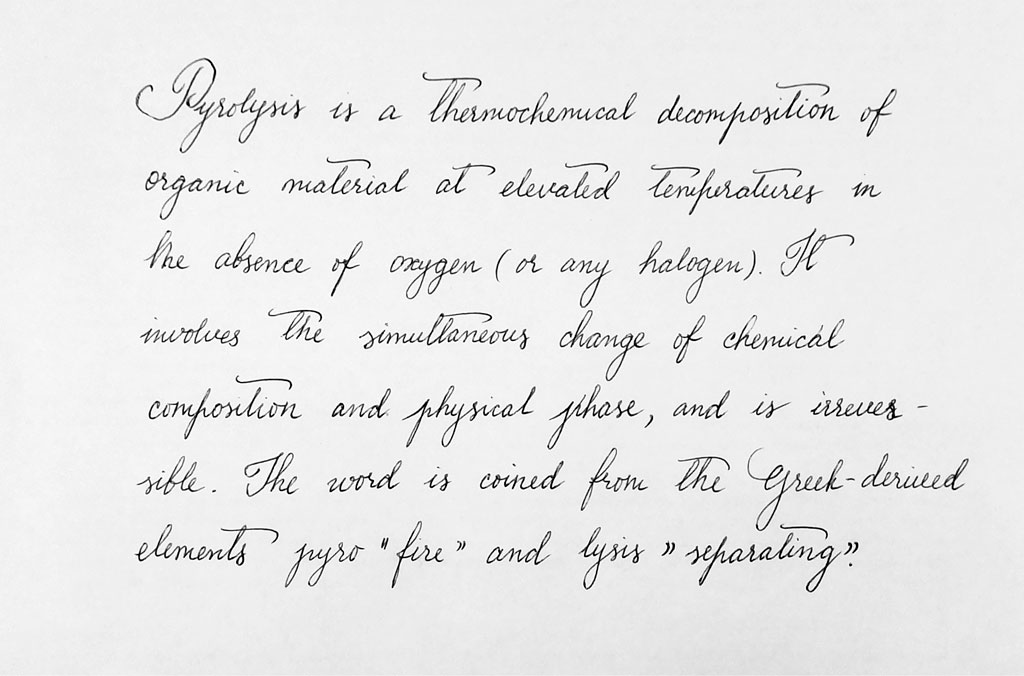
#> input picture Test Images/Img (1).jpg, 1024 x 676 px, given in place of a01-007.png, which was not available
$ jupyter execute --allow-errors Output.ipynb   (shell and % lines are left out)
#> lines starting #> are read from the running program, lines starting #| are printed output that depends on the picture; after the words box and inside, x2 and y2 are one past the last pixel; in counts of white or black regions, pixels touching at a corner belong together; long printed decimals are rounded; pictures that were not available may be replaced by others from this repository, and a replacement may not be noted
#> in start, img is the input picture: shape (676, 1024, 3); min 0, max 255, mean 232.4
### extractor.py
import cv2
import numpy as np
import math

# Features to be extracted
BASELINE_ANGLE = 0.0
TOP_MARGIN = 0.0
LETTER_SIZE = 0.0
LINE_SPACING = 0.0
WORD_SPACING = 0.0
PEN_PRESSURE = 0.0
SLANT_ANGLE = 0.0

# Function for bilateral filtering.
def bilateralFilter(image, d):
#> called with d = 3
    image = cv2.bilateralFilter(image,d, 50, 50)
    return image

# Function for median filtering.
def medianFliter(image, d):
    image = cv2.medianBlur(image, d)
    return image

# Function for Inverted binary threshold.
def threshold(image, d):
#> called with d = 120
    image = cv2.cvtColor(image, cv2.COLOR_BGR2GRAY)
#> image: shape (676, 1024)
    ret, image = cv2.threshold(image, d, 255, cv2.THRESH_BINARY_INV)
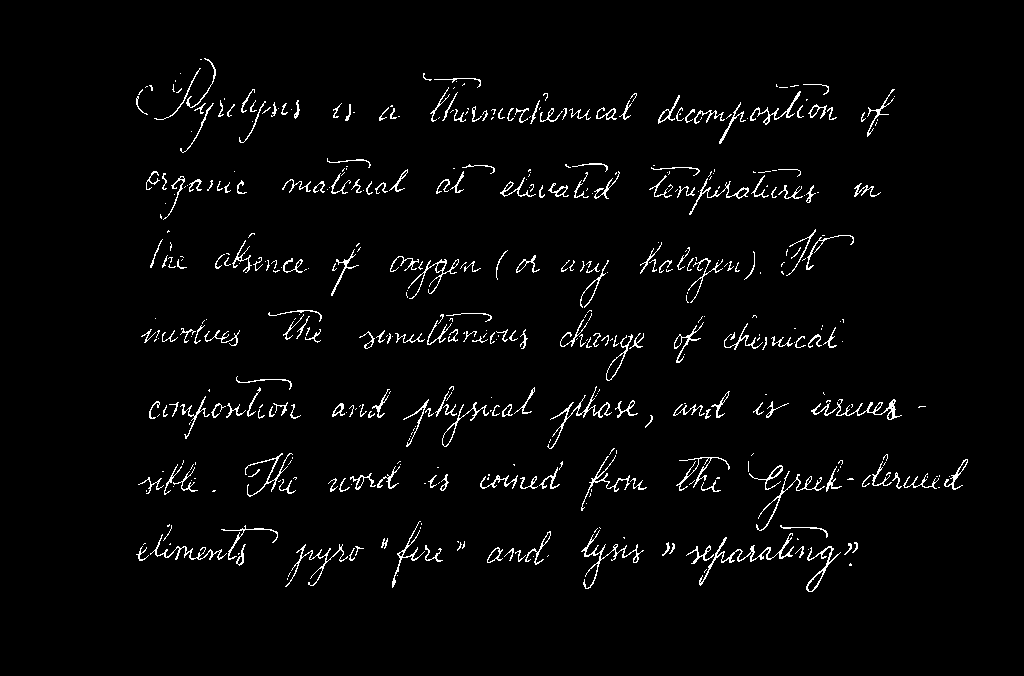
#> image: shape (676, 1024); 2.8% white in thin lines or dots, all inside (x1, y1, x2, y2) = (136, 58, 968, 592)
#> ret = 120
    return image

# Function for dilation of objects in the image.
def dilate(image, Ksize):
#> called with Ksize = (5, 100)
    kernel = np.ones(Ksize, np.uint8)
    image = cv2.dilate(image, kernel, iterations = 1)
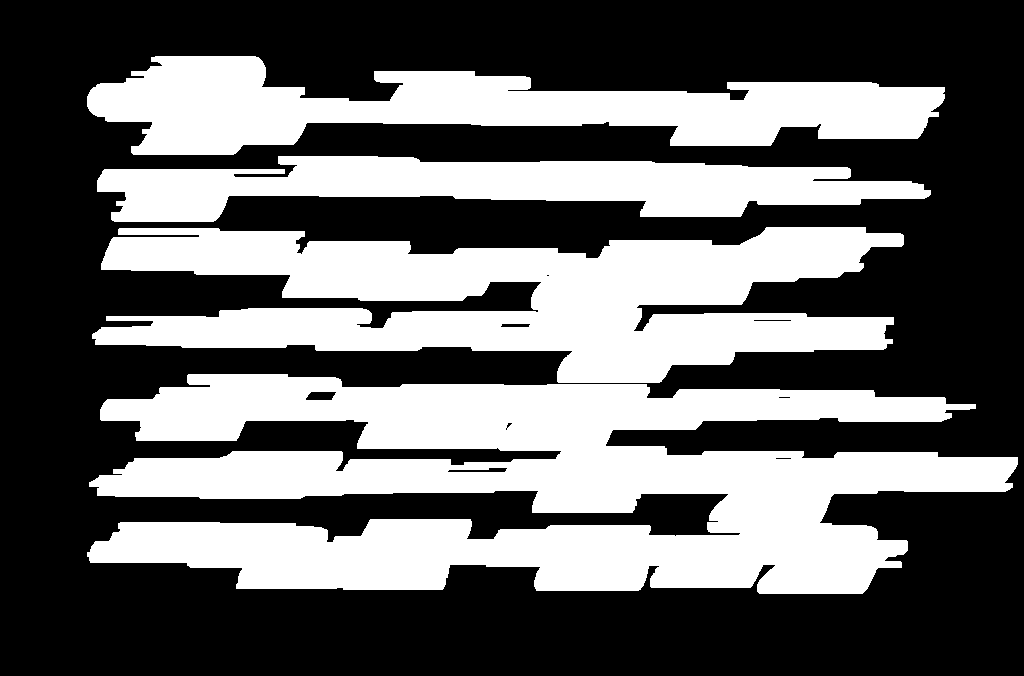
#> image: shape (676, 1024); 39.6% white; 4 white regions
    return image

# Function for erosion of objects in the image.
# [15 lines left out: functions erode, horizontalProjection, not called in this run]

# Function to calculate vertical projection of the image pixel columns and return it.
def verticalProjection(img):
    # Return a list containing the sum of the pixels in each column
    (h, w) = img.shape[:2]
    sumCols = []
    for j in range(w):
        col = img[0:h, j:j+1] # y1:y2, x1:x2
        sumCols.append(np.sum(col))
    return sumCols

# Function for finding contours and straightening them horizontally.
# Straightened lines will give better result with horizontal projections.
def straighten(image):
    global BASELINE_ANGLE

    angle = 0.0
    angle_sum = 0.0
    contour_count = 0.0

    positive_angle_sum = 0.0
    negative_angle_sum = 0.0
    positive_count = 0.0
    negative_count = 0.0

    # Apply bilateral filter
    filtered = bilateralFilter(image, 3)
    # cv2.imshow('filtered',filtered)

    # Convert to grayscale and binarize the image by INVERTED binary thresholding
    thresh = threshold(filtered, 120)
    # cv2.imshow('thresh', thresh)

    # Dilate the handwritten lines in image with a suitable kernel for contour operation
    dilated = dilate(thresh, (5, 100))
    # cv2.imshow('dilated', dilated)

    ctrs,im2 = cv2.findContours(dilated.copy(), cv2.RETR_EXTERNAL, cv2.CHAIN_APPROX_SIMPLE)
#> ctrs = 4 contours; box (x1, y1, x2, y2) and area: (87, 374, 1018, 594) 122346, (92, 227, 904, 383) 71202, (87, 56, 945, 155) 43286, (97, 156, 931, 222) 31186; im2 = [[1, -1, -1, -1], [2, 0, -1, -1], [3, 1, -1, -1], [-1, 2, -1, -1]]

    for i, ctr in enumerate(ctrs):
        x, y, w, h = cv2.boundingRect(ctr)

        # We can be sure the contour is not a line if height > width or height is < 20 pixels.
        # Here 20 is arbitary.
        if h>w or h<20:
            continue

        # We extract the region of interest/ contour to be straightened.
        roi = image[y:y+h, x:x+w]
        #rows, cols = ctr.shape[:2]

        # If the length of the line is less than half the document width, especially for the last line,
        # ignore because it may yeild inacurate baseline angle which subsequently affects proceeding features.
        if w < image.shape[1]/2:
            roi = 255
            image[y:y+h, x:x+w] = roi
            continue

        # minAreaRect is necessary for straightening
        rect = cv2.minAreaRect(ctr)
        center = rect[0]
        angle = rect[2]
        # print("original: "+str(i)+" "+str(angle))

        # I actually gave a thought to this but hard to remember anyway
        if angle < -45.0:
            angle += 90.0
        # print("+90"+str(i)+" "+str(angle))

        rot = cv2.getRotationMatrix2D(((x+w)/2, (y+h)/2), angle, 1)

        # extract = cv2.warpAffine(roi, rot, (w,h), borderMode=cv2.BORDER_TRANSPARENT)
        extract = cv2.warpAffine(roi, rot, (w,h), borderMode = cv2.BORDER_CONSTANT, borderValue=(255,255,255))

        # Image is overwritten with the straightened contour
        image[y:y+h, x:x+w] = extract

        # print(angle)
        angle_sum += angle
        contour_count += 1

        # mean angle of the contours (not lines) is found
        mean_angle = angle_sum / contour_count
        BASELINE_ANGLE = mean_angle
        print("Average baseline angle: "+str(mean_angle))
        # cv2.imshow("straightend",image)
        return image
#> this loop made 1 pass
#> (x, y, w, h, rect, angle, rot, angle_sum) on pass 1: (87, 374, 931, 220, ((552.2, 483.8), (214.5, 929.1), -89.45), 0.548, [[1, 0.00956, -2.82], [-0.00956, 1, 4.88]], 0.548)
#> (printed output is left out)
#> pass 1, in straighten, `roi = image[y:y+h, x:x+w]`:
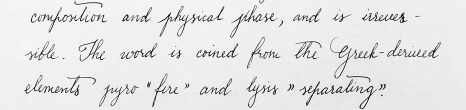
#> roi: shape (220, 931, 3) (shown at 1/2 size); min 0, max 255, mean 227.7
#> pass 1, in straighten, `extract = cv2.warpAffine(roi, rot, (w,h), borderMode = cv2.BORDER_CONS..`:
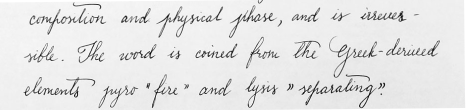
#> extract: shape (220, 931, 3) (shown at 1/2 size); min 0, max 255, mean 227.9
#> after the loop:
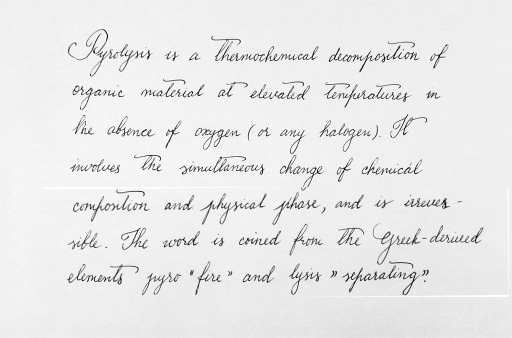
#> image: shape (676, 1024, 3) (shown at 1/2 size); min 0, max 255, mean 232.5
#> after the loop, angle_sum = 0.548; contour_count = 1

def extractLines(img):

    global TOP_MARGIN
    global LETTER_SIZE
    global LINE_SPACING

    ## (1) read
    # img = cv2.imread("C:\\Users\Harsh\Desktop\Projects\Handwriting-Analysis-using-Machine-Learning\Test Images/a01-000u.png")
    # img = cv2.resize(img, (1280,720))
    gray = cv2.cvtColor(img, cv2.COLOR_BGR2GRAY)
#     gray = gray[int(img.shape[0]/5.5):int(img.shape[0]/1.27), 0:img.shape[1]]

    ## (2) threshold
    th, threshed = cv2.threshold(gray, 127, 255, cv2.THRESH_BINARY_INV|cv2.THRESH_OTSU)
#> threshed: shape (676, 1024); 4% white in thin lines or dots, all inside (x1, y1, x2, y2) = (134, 58, 967, 590)
#> th = 165

    ## (3) minAreaRect on the nozeros
    pts = cv2.findNonZero(threshed)
#> pts = contour of 27440 points, box (x1, y1, x2, y2) (134, 58, 967, 590), area 4114
    ret = cv2.minAreaRect(pts)
#> ret = ((550.8, 324.8), (530.7, 831.5), -89.75)

    (cx,cy), (w,h), ang = ret
#> cx = 550.8; cy = 324.8; w = 530.7; h = 831.5; ang = -89.75
    # if w>h:
    # #     w,h = w,h
    #     ang += 90

    ## (4) Find rotated matrix, do rotation
    M = cv2.getRotationMatrix2D((cx,cy), 0, 1.0)
#> M = [[1, 0, 0], [0, 1, 0]]
    rotated = cv2.warpAffine(threshed, M, (img.shape[1], img.shape[0]))

    ## (5) find and draw the upper and lower boundary of each lines
    hist = cv2.reduce(rotated,1, cv2.REDUCE_AVG).reshape(-1)
#> hist = 676 values, max 59 at index 412, min 0 at index 0, mean 10.05

    th = 2
    H,W = img.shape[:2]
    uppers = [y for y in range(H-1) if hist[y]<=th and hist[y+1]>th]
#> uppers = [77, 82, 134, 138, 140, 158, 199, 201, 233, 297, 309, 381, 387, 454, 522]
    lowers = [y for y in range(H-1) if hist[y]>th and hist[y+1]<=th]
#> lowers = [81, 133, 136, 139, 141, 198, 200, 202, 296, 298, 349, 386, 448, 499, 589]

    average_letter_size = 0
    average_line_space = 0
    print(uppers[0])
#| 77
    print(lowers[0])
#| 81
    for i in range(0, len(uppers)):
        average_letter_size = average_letter_size + (lowers[i] - uppers[i])
        if (i<(len(uppers)-1)):
            average_line_space = average_line_space + (uppers[i+1] - lowers[i])
#> this loop made 15 passes
#> (average_letter_size, average_line_space) on passes 1 to 8: (4, 1), (55, 2), (57, 4), (58, 5), (59, 22), (99, 23), (100, 24), (101, 55)
#> after the loop, average_letter_size = 383; average_line_space = 129

    average_letter_size = average_letter_size/len(uppers)
#> average_letter_size = 25.53
    average_line_space = average_line_space/len(uppers)
#> average_line_space = 8.6
    top_margin = uppers[0]
#> top_margin = 77
#     average_letter_size /= 2

    TOP_MARGIN = top_margin/average_letter_size
#> TOP_MARGIN = 3.02
    LETTER_SIZE = average_letter_size
#> LETTER_SIZE = 25.53
    LINE_SPACING = average_line_space/average_letter_size
#> LINE_SPACING = 0.337
    print("Top Margin", TOP_MARGIN)
#| Top Margin 3.016
    print("Letter size",LETTER_SIZE)
#| Letter size 25.533
    print("Line Spacing", LINE_SPACING)
#| Line Spacing 0.3368


    rotated = cv2.cvtColor(rotated, cv2.COLOR_GRAY2BGR)
    for y in uppers:
        cv2.line(rotated, (0,y), (W, y), (255,0,0), 1)
#> this loop made 15 passes
#> y on passes 1 to 8: 77, 82, 134, 138, 140, 158, 199, 201
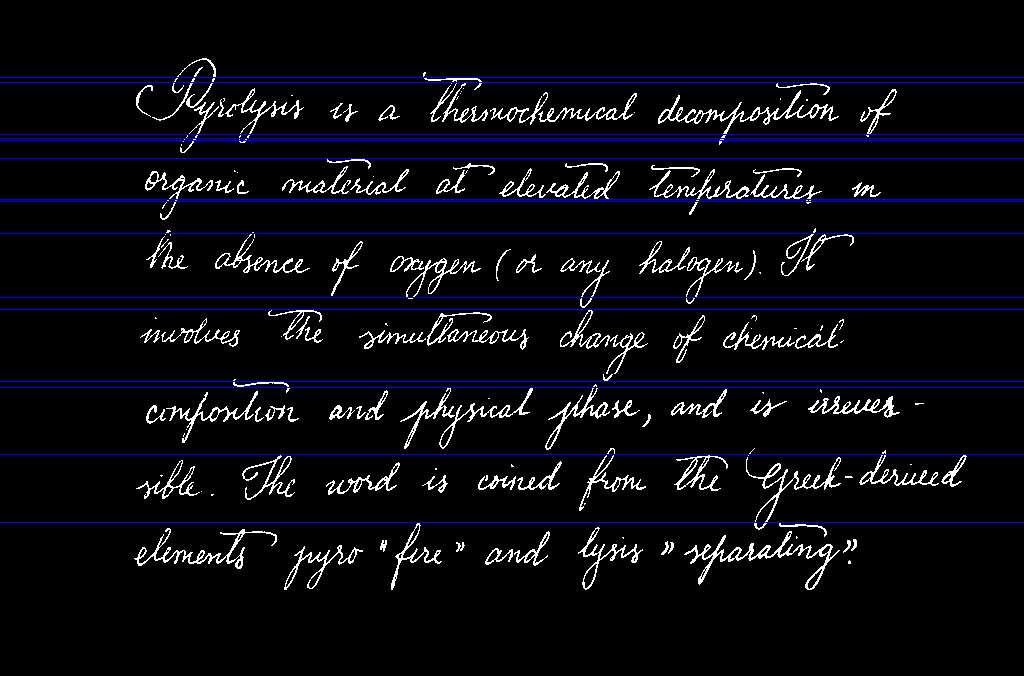
#> rotated: shape (676, 1024, 3); mean B, G, R 15.7, 10.1, 10.1

    for y in lowers:
        cv2.line(rotated, (0,y), (W, y), (0,255,0), 1)
#> this loop made 15 passes
#> y on passes 1 to 8: 81, 133, 136, 139, 141, 198, 200, 202
#> rotated: shape (676, 1024, 3); 2.22% of pixels changed, all inside (x1, y1, x2, y2) = (0, 81, 1024, 590)
#> (the rest of the program and of its run is left out)
